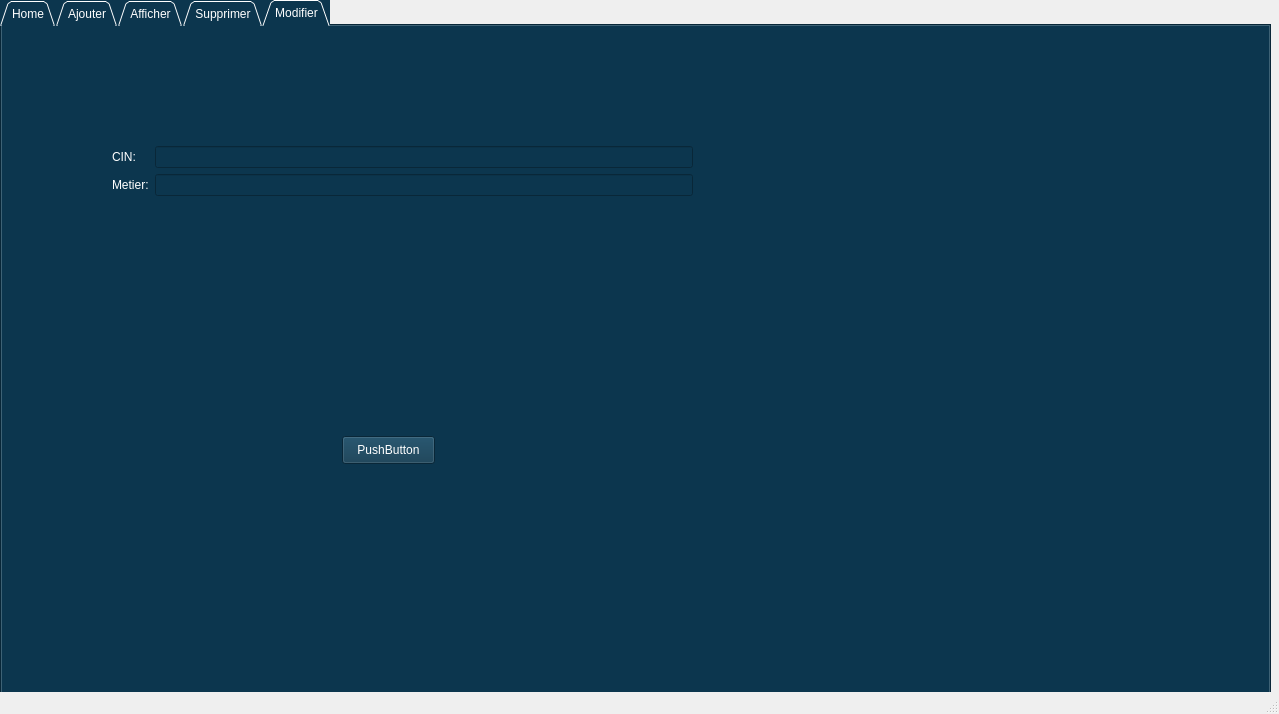
<?xml version="1.0" encoding="UTF-8"?>
<ui version="4.0">
 <class>MainWindow</class>
 <widget class="QMainWindow" name="MainWindow">
  <property name="geometry">
   <rect>
    <x>0</x>
    <y>0</y>
    <width>1279</width>
    <height>714</height>
   </rect>
  </property>
  <property name="windowTitle">
   <string>MainWindow</string>
  </property>
  <property name="styleSheet">
   <string notr="true">#mainwindow {
background: #FEFEF9
;
}


#mainFrame {
border: 3px solid gray;
border-radius: 40px;
background: white;
}</string>
  </property>
  <widget class="QWidget" name="centralwidget">
   <widget class="QTabWidget" name="tabWidget">
    <property name="geometry">
     <rect>
      <x>0</x>
      <y>0</y>
      <width>1271</width>
      <height>971</height>
     </rect>
    </property>
    <property name="styleSheet">
     <string notr="true">background-color:#0c364e
;
color:white;</string>
    </property>
    <property name="tabShape">
     <enum>QTabWidget::Triangular</enum>
    </property>
    <property name="currentIndex">
     <number>4</number>
    </property>
    <widget class="QWidget" name="Accueil">
     <attribute name="title">
      <string>Home</string>
     </attribute>
     <widget class="QPushButton" name="pushButton">
      <property name="geometry">
       <rect>
        <x>500</x>
        <y>580</y>
        <width>131</width>
        <height>31</height>
       </rect>
      </property>
      <property name="styleSheet">
       <string notr="true">background-color: #0f425f
  ;
color:white ;
border-style:outset;
border-width: 2px;
    border-radius: 10px;
    border-color: #0c364e;
    font:  18px;
    min-width:5em;
    padding: 6px;</string>
      </property>
      <property name="text">
       <string>Valider</string>
      </property>
     </widget>
     <widget class="QLabel" name="label">
      <property name="geometry">
       <rect>
        <x>230</x>
        <y>150</y>
        <width>281</width>
        <height>78</height>
       </rect>
      </property>
      <property name="sizePolicy">
       <sizepolicy hsizetype="MinimumExpanding" vsizetype="MinimumExpanding">
        <horstretch>0</horstretch>
        <verstretch>0</verstretch>
       </sizepolicy>
      </property>
      <property name="styleSheet">
       <string notr="true">
color:white ;
border-style:outset;
border-width: 0px;
    border-radius: 10px;
    border-color: #0c364e;
    font: bold 18px;
    min-width: 10em;
    padding: 6px;</string>
      </property>
      <property name="text">
       <string>Entrer Vos informations</string>
      </property>
     </widget>
     <widget class="QWidget" name="verticalLayoutWidget_2">
      <property name="geometry">
       <rect>
        <x>970</x>
        <y>20</y>
        <width>281</width>
        <height>621</height>
       </rect>
      </property>
      <layout class="QVBoxLayout" name="verticalLayout_2">
       <item>
        <layout class="QVBoxLayout" name="verticalLayout">
         <item>
          <widget class="QPushButton" name="a">
           <property name="sizePolicy">
            <sizepolicy hsizetype="Minimum" vsizetype="Preferred">
             <horstretch>0</horstretch>
             <verstretch>0</verstretch>
            </sizepolicy>
           </property>
           <property name="styleSheet">
            <string notr="true">background-color: #0c364e
  ;
color:white ;

    font:  18px;
</string>
           </property>
           <property name="text">
            <string>Accueil</string>
           </property>
          </widget>
         </item>
         <item>
          <widget class="QPushButton" name="b">
           <property name="sizePolicy">
            <sizepolicy hsizetype="Minimum" vsizetype="Preferred">
             <horstretch>0</horstretch>
             <verstretch>0</verstretch>
            </sizepolicy>
           </property>
           <property name="styleSheet">
            <string notr="true">background-color: #0c364e
  ;
color:white ;

    font:  18px;
</string>
           </property>
           <property name="text">
            <string>Gestion des vols</string>
           </property>
          </widget>
         </item>
         <item>
          <widget class="QPushButton" name="e">
           <property name="sizePolicy">
            <sizepolicy hsizetype="Minimum" vsizetype="Preferred">
             <horstretch>0</horstretch>
             <verstretch>0</verstretch>
            </sizepolicy>
           </property>
           <property name="styleSheet">
            <string notr="true">background-color: #0c364e
  ;
color:white ;

    font:  18px;
</string>
           </property>
           <property name="text">
            <string>Gestion des voyageurs</string>
           </property>
          </widget>
         </item>
         <item>
          <widget class="QPushButton" name="d">
           <property name="sizePolicy">
            <sizepolicy hsizetype="Minimum" vsizetype="Preferred">
             <horstretch>0</horstretch>
             <verstretch>0</verstretch>
            </sizepolicy>
           </property>
           <property name="styleSheet">
            <string notr="true">background-color: #0c364e
  ;
color:white ;

    font:  18px;
</string>
           </property>
           <property name="text">
            <string>Gestions des employées</string>
           </property>
          </widget>
         </item>
         <item>
          <widget class="QPushButton" name="c">
           <property name="sizePolicy">
            <sizepolicy hsizetype="Minimum" vsizetype="Preferred">
             <horstretch>0</horstretch>
             <verstretch>0</verstretch>
            </sizepolicy>
           </property>
           <property name="styleSheet">
            <string notr="true">background-color: #0c364e
  ;
color:white ;

    font:  18px;
</string>
           </property>
           <property name="text">
            <string>Gestion des avions</string>
           </property>
          </widget>
         </item>
        </layout>
       </item>
      </layout>
     </widget>
     <widget class="QLabel" name="label_pic">
      <property name="geometry">
       <rect>
        <x>20</x>
        <y>20</y>
        <width>141</width>
        <height>101</height>
       </rect>
      </property>
      <property name="sizePolicy">
       <sizepolicy hsizetype="Maximum" vsizetype="Maximum">
        <horstretch>0</horstretch>
        <verstretch>0</verstretch>
       </sizepolicy>
      </property>
      <property name="text">
       <string/>
      </property>
      <property name="scaledContents">
       <bool>true</bool>
      </property>
     </widget>
     <widget class="QLabel" name="label_username">
      <property name="geometry">
       <rect>
        <x>40</x>
        <y>270</y>
        <width>101</width>
        <height>81</height>
       </rect>
      </property>
      <property name="text">
       <string/>
      </property>
      <property name="scaledContents">
       <bool>true</bool>
      </property>
     </widget>
     <widget class="QLabel" name="label_mdp">
      <property name="geometry">
       <rect>
        <x>40</x>
        <y>410</y>
        <width>71</width>
        <height>41</height>
       </rect>
      </property>
      <property name="text">
       <string/>
      </property>
      <property name="scaledContents">
       <bool>true</bool>
      </property>
     </widget>
     <widget class="QLabel" name="label_4">
      <property name="geometry">
       <rect>
        <x>220</x>
        <y>20</y>
        <width>742</width>
        <height>101</height>
       </rect>
      </property>
      <property name="styleSheet">
       <string notr="true">color:white ;
border-style:outset;
border-width: 0px;
    border-radius: 10px;
    border-color: #0c364e;

font: bold 75 25pt &quot;Segoe Print&quot;;
    min-width: 10em;
    padding: 6px;</string>
      </property>
      <property name="text">
       <string>SMART AIRPORT</string>
      </property>
     </widget>
     <widget class="QWidget" name="formLayoutWidget_2">
      <property name="geometry">
       <rect>
        <x>160</x>
        <y>240</y>
        <width>751</width>
        <height>271</height>
       </rect>
      </property>
      <layout class="QFormLayout" name="formLayout_2">
       <item row="0" column="0">
        <widget class="QLabel" name="label_3">
         <property name="sizePolicy">
          <sizepolicy hsizetype="Preferred" vsizetype="Expanding">
           <horstretch>0</horstretch>
           <verstretch>0</verstretch>
          </sizepolicy>
         </property>
         <property name="styleSheet">
          <string notr="true">
color:white ;
border-style:outset;
border-width: 0px;
    border-radius: 10px;
    border-color: #0c364e;
    font: bold 14px;
    min-width: 10em;
    padding: 6px;</string>
         </property>
         <property name="text">
          <string>Nom d'utilisateur:</string>
         </property>
        </widget>
       </item>
       <item row="1" column="0">
        <widget class="QLabel" name="label_2">
         <property name="sizePolicy">
          <sizepolicy hsizetype="Preferred" vsizetype="Expanding">
           <horstretch>0</horstretch>
           <verstretch>0</verstretch>
          </sizepolicy>
         </property>
         <property name="styleSheet">
          <string notr="true">
color:white ;
border-style:outset;
border-width: 0px;
    border-radius: 10px;
    border-color: #0c364e;
    font: bold 14px;
    min-width: 10em;
    padding: 6px;</string>
         </property>
         <property name="text">
          <string>Mot de passe:</string>
         </property>
        </widget>
       </item>
       <item row="0" column="1">
        <widget class="QLineEdit" name="lineEdit">
         <property name="sizePolicy">
          <sizepolicy hsizetype="Expanding" vsizetype="Expanding">
           <horstretch>0</horstretch>
           <verstretch>0</verstretch>
          </sizepolicy>
         </property>
        </widget>
       </item>
       <item row="1" column="1">
        <widget class="QLineEdit" name="lineEdit_2">
         <property name="sizePolicy">
          <sizepolicy hsizetype="Expanding" vsizetype="Expanding">
           <horstretch>0</horstretch>
           <verstretch>0</verstretch>
          </sizepolicy>
         </property>
        </widget>
       </item>
      </layout>
     </widget>
    </widget>
    <widget class="QWidget" name="tab_2">
     <attribute name="title">
      <string>Ajouter</string>
     </attribute>
     <widget class="QLabel" name="label_5">
      <property name="geometry">
       <rect>
        <x>240</x>
        <y>30</y>
        <width>481</width>
        <height>41</height>
       </rect>
      </property>
      <property name="styleSheet">
       <string notr="true">color:white ;
border-style:outset;
border-width: 0px;
    border-radius: 10px;
    border-color: #0c364e;
    font: bold 18px;
    min-width: 10em;
    padding: 6px;</string>
      </property>
      <property name="text">
       <string>Ajout des employées </string>
      </property>
     </widget>
     <widget class="QWidget" name="formLayoutWidget">
      <property name="geometry">
       <rect>
        <x>10</x>
        <y>110</y>
        <width>671</width>
        <height>461</height>
       </rect>
      </property>
      <property name="sizePolicy">
       <sizepolicy hsizetype="Expanding" vsizetype="Expanding">
        <horstretch>0</horstretch>
        <verstretch>0</verstretch>
       </sizepolicy>
      </property>
      <layout class="QFormLayout" name="formLayout">
       <item row="0" column="0">
        <widget class="QLabel" name="label_6">
         <property name="sizePolicy">
          <sizepolicy hsizetype="Expanding" vsizetype="Expanding">
           <horstretch>0</horstretch>
           <verstretch>0</verstretch>
          </sizepolicy>
         </property>
         <property name="styleSheet">
          <string notr="true">color:white ;
border-style:outset;
border-width: 0px;
    border-radius: 10px;
    border-color: #0c364e;
    font: bold 14px;
    min-width: 10em;
    padding: 6px;</string>
         </property>
         <property name="text">
          <string>C.I.N:</string>
         </property>
        </widget>
       </item>
       <item row="0" column="1">
        <widget class="QLineEdit" name="lineEdit_3">
         <property name="sizePolicy">
          <sizepolicy hsizetype="Expanding" vsizetype="Expanding">
           <horstretch>0</horstretch>
           <verstretch>0</verstretch>
          </sizepolicy>
         </property>
         <property name="styleSheet">
          <string notr="true">
border-style:outset;
border-width: 2px;
    border-radius: 10px;
    border-color: white;
    min-width:5em;
    padding: 6px;</string>
         </property>
        </widget>
       </item>
       <item row="1" column="0">
        <widget class="QLabel" name="label_7">
         <property name="sizePolicy">
          <sizepolicy hsizetype="Expanding" vsizetype="Expanding">
           <horstretch>0</horstretch>
           <verstretch>0</verstretch>
          </sizepolicy>
         </property>
         <property name="styleSheet">
          <string notr="true">color:white ;
border-style:outset;
border-width: 0px;
    border-radius: 10px;
    border-color: #0c364e;
    font: bold 14px;
    min-width: 10em;
    padding: 6px;</string>
         </property>
         <property name="text">
          <string>Prenom:</string>
         </property>
        </widget>
       </item>
       <item row="2" column="0">
        <widget class="QLabel" name="label_8">
         <property name="sizePolicy">
          <sizepolicy hsizetype="Expanding" vsizetype="Expanding">
           <horstretch>0</horstretch>
           <verstretch>0</verstretch>
          </sizepolicy>
         </property>
         <property name="styleSheet">
          <string notr="true">color:white ;
border-style:outset;
border-width: 0px;
    border-radius: 10px;
    border-color: #0c364e;
    font: bold 14px;
    min-width: 10em;
    padding: 6px;</string>
         </property>
         <property name="text">
          <string>Nom:</string>
         </property>
        </widget>
       </item>
       <item row="2" column="1">
        <widget class="QLineEdit" name="lineEdit_5">
         <property name="sizePolicy">
          <sizepolicy hsizetype="Expanding" vsizetype="Expanding">
           <horstretch>0</horstretch>
           <verstretch>0</verstretch>
          </sizepolicy>
         </property>
         <property name="styleSheet">
          <string notr="true">
border-style:outset;
border-width: 2px;
    border-radius: 10px;
    border-color: white;
    min-width:5em;
    padding: 6px;</string>
         </property>
        </widget>
       </item>
       <item row="3" column="0">
        <widget class="QLabel" name="label_10">
         <property name="sizePolicy">
          <sizepolicy hsizetype="Expanding" vsizetype="Expanding">
           <horstretch>0</horstretch>
           <verstretch>0</verstretch>
          </sizepolicy>
         </property>
         <property name="styleSheet">
          <string notr="true">color:white ;
border-style:outset;
border-width: 0px;
    border-radius: 10px;
    border-color: #0c364e;
    font: bold 14px;
    min-width: 10em;
    padding: 6px;</string>
         </property>
         <property name="text">
          <string>mail:</string>
         </property>
        </widget>
       </item>
       <item row="3" column="1">
        <widget class="QLineEdit" name="lineEdit_7">
         <property name="sizePolicy">
          <sizepolicy hsizetype="Expanding" vsizetype="Expanding">
           <horstretch>0</horstretch>
           <verstretch>0</verstretch>
          </sizepolicy>
         </property>
         <property name="styleSheet">
          <string notr="true">
border-style:outset;
border-width: 2px;
    border-radius: 10px;
    border-color: white;
    min-width:5em;
    padding: 6px;</string>
         </property>
        </widget>
       </item>
       <item row="4" column="0">
        <widget class="QLabel" name="label_11">
         <property name="sizePolicy">
          <sizepolicy hsizetype="Expanding" vsizetype="Expanding">
           <horstretch>0</horstretch>
           <verstretch>0</verstretch>
          </sizepolicy>
         </property>
         <property name="styleSheet">
          <string notr="true">color:white ;
border-style:outset;
border-width: 0px;
    border-radius: 10px;
    border-color: #0c364e;
    font: bold 14px;
    min-width: 10em;
    padding: 6px;</string>
         </property>
         <property name="text">
          <string>Métier:</string>
         </property>
        </widget>
       </item>
       <item row="4" column="1">
        <widget class="QLineEdit" name="lineEdit_8">
         <property name="sizePolicy">
          <sizepolicy hsizetype="Expanding" vsizetype="Expanding">
           <horstretch>0</horstretch>
           <verstretch>0</verstretch>
          </sizepolicy>
         </property>
         <property name="styleSheet">
          <string notr="true">
border-style:outset;
border-width: 2px;
    border-radius: 10px;
    border-color: white;
    min-width:5em;
    padding: 6px;</string>
         </property>
        </widget>
       </item>
       <item row="1" column="1">
        <widget class="QLineEdit" name="lineEdit_4">
         <property name="sizePolicy">
          <sizepolicy hsizetype="Expanding" vsizetype="Expanding">
           <horstretch>0</horstretch>
           <verstretch>0</verstretch>
          </sizepolicy>
         </property>
         <property name="styleSheet">
          <string notr="true">
border-style:outset;
border-width: 2px;
    border-radius: 10px;
    border-color: white;
    min-width:5em;
    padding: 6px;</string>
         </property>
        </widget>
       </item>
      </layout>
     </widget>
     <widget class="QPushButton" name="pushButton_2">
      <property name="geometry">
       <rect>
        <x>880</x>
        <y>430</y>
        <width>161</width>
        <height>51</height>
       </rect>
      </property>
      <property name="styleSheet">
       <string notr="true">background-color: #0f425f
  ;
color:white ;
border-style:outset;
border-width: 2px;
    border-radius: 10px;
    border-color: #0c364e;
    font:  18px;
    min-width:5em;
    padding: 6px;</string>
      </property>
      <property name="text">
       <string>Ajouter</string>
      </property>
     </widget>
     <widget class="QLabel" name="label_13">
      <property name="geometry">
       <rect>
        <x>780</x>
        <y>160</y>
        <width>331</width>
        <height>181</height>
       </rect>
      </property>
      <property name="text">
       <string/>
      </property>
      <property name="scaledContents">
       <bool>true</bool>
      </property>
     </widget>
     <zorder>label_13</zorder>
     <zorder>label_5</zorder>
     <zorder>formLayoutWidget</zorder>
     <zorder>pushButton_2</zorder>
    </widget>
    <widget class="QWidget" name="tab_3">
     <attribute name="title">
      <string>Afficher</string>
     </attribute>
     <widget class="QTableView" name="tab_e">
      <property name="geometry">
       <rect>
        <x>80</x>
        <y>70</y>
        <width>981</width>
        <height>511</height>
       </rect>
      </property>
     </widget>
    </widget>
    <widget class="QWidget" name="tab">
     <attribute name="title">
      <string>Supprimer</string>
     </attribute>
     <widget class="QPushButton" name="pb_supp">
      <property name="geometry">
       <rect>
        <x>510</x>
        <y>310</y>
        <width>161</width>
        <height>41</height>
       </rect>
      </property>
      <property name="styleSheet">
       <string notr="true">background-color: #0f425f
  ;
color:white ;
border-style:outset;
border-width: 2px;
    border-radius: 10px;
    border-color: #0c364e;
    font:  18px;
    min-width:5em;
    padding: 6px;</string>
      </property>
      <property name="text">
       <string>Valider</string>
      </property>
     </widget>
     <widget class="QLabel" name="label_12">
      <property name="geometry">
       <rect>
        <x>360</x>
        <y>50</y>
        <width>301</width>
        <height>51</height>
       </rect>
      </property>
      <property name="styleSheet">
       <string notr="true">color:white ;
border-style:outset;
border-width: 0px;
    border-radius: 10px;
    border-color: #0c364e;
    font: bold 18px;
    min-width: 10em;
    padding: 6px;</string>
      </property>
      <property name="text">
       <string>Suppression d'un employé</string>
      </property>
     </widget>
     <widget class="QWidget" name="horizontalLayoutWidget">
      <property name="geometry">
       <rect>
        <x>70</x>
        <y>200</y>
        <width>571</width>
        <height>71</height>
       </rect>
      </property>
      <layout class="QHBoxLayout" name="horizontalLayout">
       <item>
        <widget class="QLabel" name="label_9">
         <property name="styleSheet">
          <string notr="true">color:white ;
border-style:outset;
border-width: 0px;
    border-radius: 10px;
    border-color: #0c364e;
    font: bold 14px;
    min-width: 10em;
    padding: 6px;</string>
         </property>
         <property name="text">
          <string>Donner le cin à supprimer</string>
         </property>
        </widget>
       </item>
       <item>
        <widget class="QLineEdit" name="lineEdit_supp">
         <property name="sizePolicy">
          <sizepolicy hsizetype="MinimumExpanding" vsizetype="MinimumExpanding">
           <horstretch>0</horstretch>
           <verstretch>0</verstretch>
          </sizepolicy>
         </property>
         <property name="styleSheet">
          <string notr="true">
border-style:outset;
border-width: 2px;
    border-radius: 10px;
    border-color: white;
    min-width:5em;
    padding: 6px;</string>
         </property>
        </widget>
       </item>
      </layout>
     </widget>
    </widget>
    <widget class="QWidget" name="tab_4">
     <attribute name="title">
      <string>Modifier</string>
     </attribute>
     <widget class="QWidget" name="formLayoutWidget_3">
      <property name="geometry">
       <rect>
        <x>110</x>
        <y>120</y>
        <width>581</width>
        <height>181</height>
       </rect>
      </property>
      <layout class="QFormLayout" name="formLayout_3">
       <item row="0" column="0">
        <widget class="QLabel" name="label_14">
         <property name="text">
          <string>CIN:</string>
         </property>
        </widget>
       </item>
       <item row="1" column="0">
        <widget class="QLabel" name="label_15">
         <property name="text">
          <string>Metier:</string>
         </property>
        </widget>
       </item>
       <item row="0" column="1">
        <widget class="QLineEdit" name="lineEdit_6"/>
       </item>
       <item row="1" column="1">
        <widget class="QLineEdit" name="lineEdit_9"/>
       </item>
      </layout>
     </widget>
     <widget class="QPushButton" name="pushButton_3">
      <property name="geometry">
       <rect>
        <x>340</x>
        <y>410</y>
        <width>93</width>
        <height>28</height>
       </rect>
      </property>
      <property name="text">
       <string>PushButton</string>
      </property>
     </widget>
    </widget>
   </widget>
  </widget>
  <widget class="QMenuBar" name="menubar">
   <property name="geometry">
    <rect>
     <x>0</x>
     <y>0</y>
     <width>1279</width>
     <height>26</height>
    </rect>
   </property>
  </widget>
  <widget class="QStatusBar" name="statusbar"/>
 </widget>
 <resources/>
 <connections/>
</ui>
